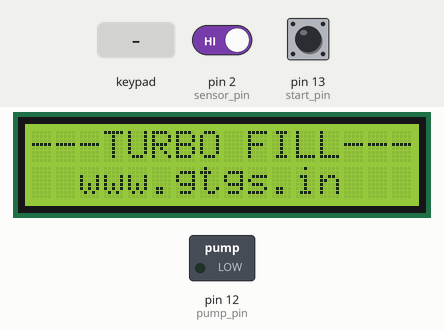
Bench run of a sketch on a simulated Arduino Uno, built with avr-gcc and run on an emulated ATmega328P. Shown: 16×2 character LCD, switched loads named in the sketch (green lamp = pin HIGH). The inputs (shaded band) are chosen by the test bench; at power-on: pin 13 (start_pin) HIGH, pin 2 (sensor_pin) HIGH.

Above: at 1.2 s.
1.3 s: key '*' pressed
At 3.5 s:
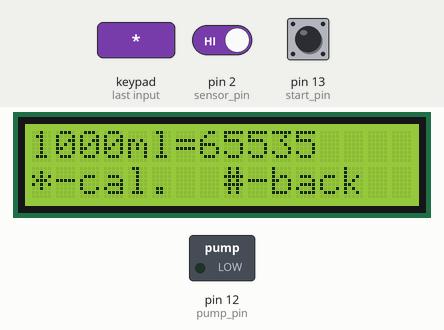
3.8 s: keypad keys 9 1 0 1 1 * pressed 0.412 s apart
At 6.5 s:
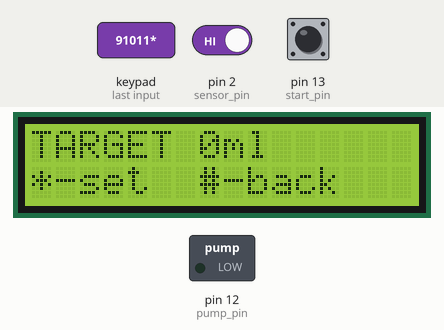
7.7 s: keypad keys 9 1 0 1 1 # pressed 0.412 s apart
At 10.7 s:
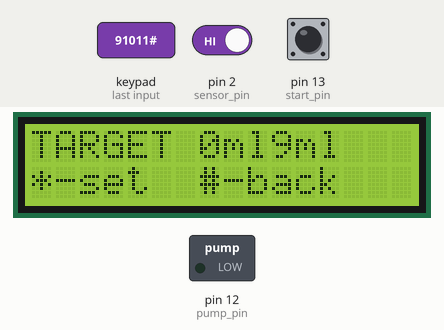
11.6 s: keypad keys 1 3 9 7 2 * pressed 0.412 s apart
At 14.9 s:
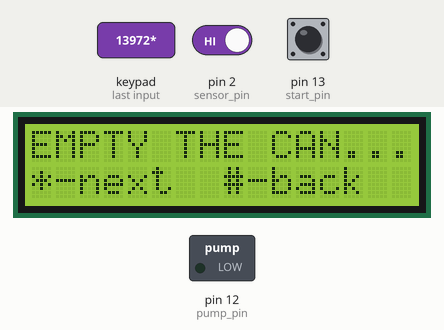
15.5 s: key '*' pressed
18.2 s: pin 13 (start_pin) pulled LOW for 3.2 s
At 18.8 s:
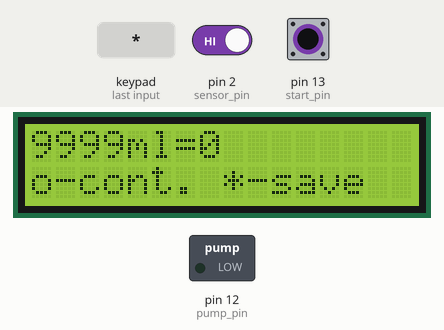
Timing chart, 0 to 23.9 s (numbered marks = the images above; inputs shaded):
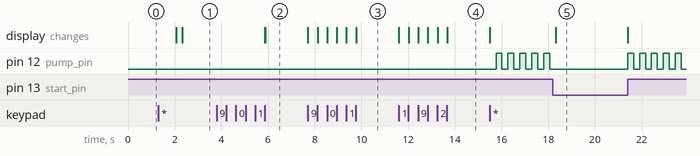

Measured:
- after the input at 1.3 s, the display: first differs from a run without the input after 1.0 s (image 1)
- after the input at 3.8 s, the display: first changes after 2.1 s (image 2 shows a later state)
- after the input at 7.7 s, the display: first changes at once (image 3 shows a later state)
- after the input at 11.6 s, the display: first changes at once (image 4 shows a later state)
- after the input at 15.5 s, pin 12 (pump_pin): alternates HIGH for 0.25 s and LOW for 0.26 s, starting after 0.26 s
- after the input at 18.2 s, the display: changes after 0.11 s (image 5)

The sketch:

turbofill.ino
```cpp
#include <LiquidCrystal.h>
#include <EEPROM.h>
LiquidCrystal lcd(8, 3, 4, 5, 6, 7); // arduino to lcd pins
#include <Keypad.h>

const byte ROWS = 4; //four rows
const byte COLS = 3; //three columns

char keys[ROWS][COLS] = {
  {'1', '2', '3'},
  {'4', '5', '6'},
  {'7', '8', '9'},
  {'*', '0', '#'}
};

byte rowPins[ROWS] = {A0, A1, A2, A3}; //connect to the row pinouts of the keypad
byte colPins[COLS] = {9, 10, 11}; //connect to the column pinouts of the keypad

Keypad keypad = Keypad( makeKeymap(keys), rowPins, colPins, ROWS, COLS );
const int maxVolume = 9999;
const int maxPulsesPerLitre = 99999;

boolean running = false;
boolean state = true;

const uint8_t pump_pin = 12;
const uint8_t sensor_pin = 2;
const uint8_t start_pin = 13;

uint16_t sensorLeastCount = 50;     /** match this to your sensor if its different from the regular one **/

uint32_t value = 0;
uint32_t target_value = 0;
uint32_t filled = 0;
bool done = false;
bool override = false;

uint16_t calibrationTarget = 0;
uint32_t calibrationPulses = 0;
uint16_t pulsesPerLitre = 0;

uint8_t pulsesPerLiterLowByteAddress = 0x00;
uint8_t pulsesPerLiterHighByteAddress = 0x01;


const int screen_splash = -1;
const int screen_main = 0;
const int screen_filling = 1;
const int screen_calibrate = 2;
const int screen_calibration_specify_target = 3;
const int screen_calibration_empty = 4;
const int screen_calibration_fill_target = 5;
const int screen_calibration_confirm = 6;
const int screen_calibration_saved = 7;

int screen = screen_splash;


void setup()
{
  lcd.begin(16, 2);
  lcd.setCursor(0, 1);
  pulsesPerLitre = (EEPROM.read(pulsesPerLiterHighByteAddress) << 0x08) | EEPROM.read(pulsesPerLiterLowByteAddress);

  pinMode (sensor_pin, INPUT_PULLUP);
  pinMode (start_pin, INPUT_PULLUP);
  pinMode (pump_pin, OUTPUT);

}

void onPulse() {
  switch (screen) {
    case screen_filling:
      if (filled++ >= target_value) {
        digitalWrite(pump_pin, LOW);
        detachInterrupt(digitalPinToInterrupt(sensor_pin));
        done = true;
      }
      break;
    case screen_calibration_fill_target:
      calibrationPulses++;
      break;
    default:
      break;
  }
}

void loop() {
  char key;
  switch (screen) {
    case screen_splash:
      lcd.setCursor(0, 0);
      lcd.print("---TURBO FILL---");
      lcd.setCursor(0, 1);
      lcd.print("  www.gtgs.in  ");
      delay(2000);
      lcd.clear();
      done = false;
      screen = screen_main;
      break;

    case screen_main:
      /** read from EEPROM **/
      if (pulsesPerLitre == 0) {
        screen = screen_calibrate;
        break;
      }
      lcd.setCursor(0, 0);
      lcd.print("AMOUNT");
      lcd.setCursor(7, 0);
      lcd.print(value);
      lcd.print("ml");

      lcd.setCursor(0, 1);
      lcd.print("o-start  *-cal");

      key = keypad.getKey();
      switch (key) {
        case '*':
          lcd.clear();
          screen = screen_calibrate;
          break;
        case '#':
          value = 0;
          break;
        case '0':
        case '1':
        case '2':
        case '3':
        case '4':
        case '5':
        case '6':
        case '7':
        case '8':
        case '9':
          value = (value * 10) + (key - 48);
          value = constrain(value, 0, maxVolume);
          break;
      }

      if (digitalRead(start_pin) == HIGH) {
        lcd.clear();
        if (value != 0) {
          done = false;
          filled = 0;
          target_value = (value * pulsesPerLitre) / 1000;
          attachInterrupt(digitalPinToInterrupt(sensor_pin), onPulse, RISING);
          digitalWrite(pump_pin, HIGH);
          screen = screen_filling;
        }
        delay(250);
      }
      break;

    case screen_filling:
      lcd.setCursor(0, 0);
      lcd.print(filled * 1000 / pulsesPerLitre);
      lcd.print(" ml/");
      lcd.print(value);
      lcd.print(" ml");
      lcd.setCursor(0, 1);
      if (digitalRead(pump_pin) == HIGH) {
        lcd.print("o-pause *-cancel");
      } else {
        lcd.print("o-cont. *-cancel");
      }
      key = keypad.getKey();
      switch (key) {
        case '*':
          lcd.clear();

          digitalWrite(pump_pin, LOW);
          screen = screen_main;
          break;
      }
      if (digitalRead(start_pin) == HIGH) {
        digitalWrite(pump_pin, !digitalRead(pump_pin));
        lcd.clear();
        delay(250);
      }
      if (done) {
        lcd.clear();
        lcd.setCursor(0, 0);
        lcd.print("DONE!");
        delay(1000);
        value = 0;
        screen = screen_main;
      }
      break;
    case screen_calibrate:
      lcd.setCursor(0, 0);
      lcd.print("1000ml="); lcd.print((uint16_t)pulsesPerLitre);
      lcd.setCursor(0, 1);
      lcd.print("*-cal.  #-back");
      key = keypad.getKey();
      switch (key) {
        case '*':
          lcd.clear();
          calibrationTarget = 0;
          screen = screen_calibration_specify_target;
          break;
        case '#':
          lcd.clear();
          screen = screen_main;
          break;
        default:
          /** add the number **/
          break;
      }
      break;

    case screen_calibration_specify_target:
      lcd.setCursor(0, 0);
      lcd.print("TARGET");
      lcd.setCursor(7, 0);
      lcd.print(calibrationTarget);
      lcd.print("ml");

      lcd.setCursor(0, 1);
      lcd.print("*-set  #-back");

      key = keypad.getKey();
      switch (key) {
        case '*':
          lcd.clear();
          if (calibrationTarget != 0) {
            screen = screen_calibration_empty;
          }
          break;
        case '#':
          calibrationTarget = 0;
          break;
        case '0':
        case '1':
        case '2':
        case '3':
        case '4':
        case '5':
        case '6':
        case '7':
        case '8':
        case '9':
          calibrationTarget = (calibrationTarget * 10) + (key - 48);
          calibrationTarget = constrain(calibrationTarget, 0, maxVolume);
          break;
      }
      break;

    case screen_calibration_empty:
      lcd.setCursor(0, 0);
      lcd.print("EMPTY THE CAN...");
      lcd.setCursor(0, 1);
      lcd.print("*-next  #-back");
      key = keypad.getKey();
      switch (key) {
        case '*':
          lcd.clear();
          calibrationPulses = 0;
          attachInterrupt(digitalPinToInterrupt(sensor_pin), onPulse, RISING);
          digitalWrite(pump_pin, HIGH);
          screen = screen_calibration_fill_target;
          break;
        case '#':
          lcd.clear();
          screen = screen_main;
          break;
        default:
          /** add the number **/
          break;
      }
      break;

    case screen_calibration_fill_target:
      lcd.setCursor(0, 0);
      lcd.print(calibrationTarget); lcd.print("ml="); lcd.print(calibrationPulses);
      lcd.setCursor(0, 1);
      if (digitalRead(pump_pin) == HIGH) {
        lcd.print("o-pause");
      } else {
        lcd.print("o-cont. *-save");
        key = keypad.getKey();
        switch (key) {
          case '*':
            lcd.clear();
            screen = screen_calibration_saved;
            break;
          case '#':
            break;
          default:
            /** add the number **/
            break;
        }
      }

      if (digitalRead(start_pin) == HIGH) {
        digitalWrite(pump_pin, !digitalRead(pump_pin));
        lcd.clear();
        delay(250);
      }
      break;

    case screen_calibration_saved:
      pulsesPerLitre = (uint16_t)((1000 * calibrationPulses) / calibrationTarget);
      lcd.setCursor(0, 0);
      lcd.print("1000ml="); lcd.print((uint16_t)pulsesPerLitre);
      lcd.setCursor(0, 1);
      EEPROM.write(pulsesPerLiterHighByteAddress, (pulsesPerLitre >> 8));
      EEPROM.write(pulsesPerLiterLowByteAddress, (pulsesPerLitre & 0xFF));
      lcd.print("SAVED!");
      delay(2000);
      lcd.clear();
      screen = screen_main;
      break;
  }

}
```
